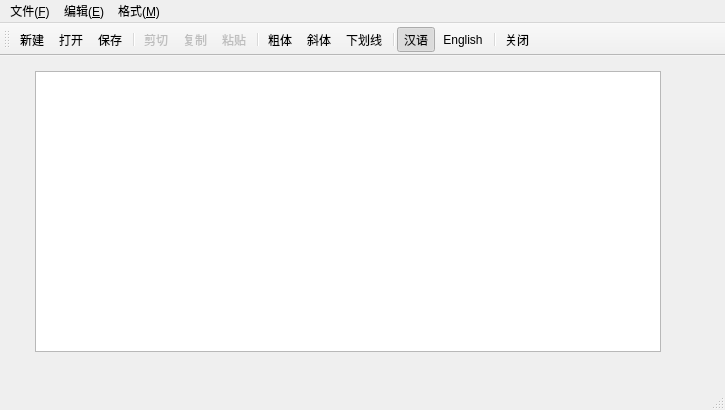
<?xml version="1.0" encoding="UTF-8"?>
<ui version="4.0">
 <class>MainWindow</class>
 <widget class="QMainWindow" name="MainWindow">
  <property name="geometry">
   <rect>
    <x>0</x>
    <y>0</y>
    <width>725</width>
    <height>410</height>
   </rect>
  </property>
  <property name="windowTitle">
   <string>Demo11_1，多语言界面</string>
  </property>
  <property name="toolButtonStyle">
   <enum>Qt::ToolButtonTextUnderIcon</enum>
  </property>
  <widget class="QWidget" name="centralWidget">
   <widget class="QPlainTextEdit" name="textEdit">
    <property name="geometry">
     <rect>
      <x>35</x>
      <y>15</y>
      <width>626</width>
      <height>281</height>
     </rect>
    </property>
    <property name="font">
     <font>
      <pointsize>12</pointsize>
     </font>
    </property>
   </widget>
  </widget>
  <widget class="QMenuBar" name="menuBar">
   <property name="geometry">
    <rect>
     <x>0</x>
     <y>0</y>
     <width>725</width>
     <height>23</height>
    </rect>
   </property>
   <widget class="QMenu" name="menu_E">
    <property name="title">
     <string>编辑(&amp;E)</string>
    </property>
    <addaction name="actEdit_Cut"/>
    <addaction name="actEdit_Copy"/>
    <addaction name="actEdit_Paste"/>
    <addaction name="separator"/>
    <addaction name="actEdit_SelectAll"/>
   </widget>
   <widget class="QMenu" name="menu_F">
    <property name="title">
     <string>格式(&amp;M)</string>
    </property>
    <widget class="QMenu" name="menu">
     <property name="title">
      <string>界面语言</string>
     </property>
     <addaction name="actLang_CN"/>
     <addaction name="actLang_EN"/>
    </widget>
    <addaction name="actFont_Bold"/>
    <addaction name="actFont_Italic"/>
    <addaction name="actFont_UnderLine"/>
    <addaction name="separator"/>
    <addaction name="actSys_ToggleText"/>
    <addaction name="menu"/>
   </widget>
   <widget class="QMenu" name="menu_F_2">
    <property name="title">
     <string>文件(&amp;F)</string>
    </property>
    <addaction name="actFile_New"/>
    <addaction name="actFile_Open"/>
    <addaction name="actFile_Save"/>
    <addaction name="separator"/>
    <addaction name="actClose"/>
   </widget>
   <addaction name="menu_F_2"/>
   <addaction name="menu_E"/>
   <addaction name="menu_F"/>
  </widget>
  <widget class="QToolBar" name="mainToolBar">
   <property name="toolButtonStyle">
    <enum>Qt::ToolButtonTextUnderIcon</enum>
   </property>
   <attribute name="toolBarArea">
    <enum>TopToolBarArea</enum>
   </attribute>
   <attribute name="toolBarBreak">
    <bool>false</bool>
   </attribute>
   <addaction name="actFile_New"/>
   <addaction name="actFile_Open"/>
   <addaction name="actFile_Save"/>
   <addaction name="separator"/>
   <addaction name="actEdit_Cut"/>
   <addaction name="actEdit_Copy"/>
   <addaction name="actEdit_Paste"/>
   <addaction name="separator"/>
   <addaction name="actFont_Bold"/>
   <addaction name="actFont_Italic"/>
   <addaction name="actFont_UnderLine"/>
   <addaction name="separator"/>
   <addaction name="actLang_CN"/>
   <addaction name="actLang_EN"/>
   <addaction name="separator"/>
   <addaction name="actClose"/>
  </widget>
  <widget class="QStatusBar" name="statusBar"/>
  <action name="actEdit_Cut">
   <property name="enabled">
    <bool>false</bool>
   </property>
   <property name="icon">
    <iconset resource="res.qrc">
     <normaloff>:/icons/images/200.bmp</normaloff>:/icons/images/200.bmp</iconset>
   </property>
   <property name="text">
    <string>剪切</string>
   </property>
   <property name="toolTip">
    <string>剪切到粘贴板</string>
   </property>
   <property name="shortcut">
    <string>Ctrl+X</string>
   </property>
  </action>
  <action name="actEdit_Copy">
   <property name="enabled">
    <bool>false</bool>
   </property>
   <property name="icon">
    <iconset resource="res.qrc">
     <normaloff>:/icons/images/202.bmp</normaloff>:/icons/images/202.bmp</iconset>
   </property>
   <property name="text">
    <string>复制</string>
   </property>
   <property name="toolTip">
    <string>复制到粘贴板</string>
   </property>
   <property name="shortcut">
    <string>Ctrl+C</string>
   </property>
  </action>
  <action name="actEdit_Paste">
   <property name="enabled">
    <bool>false</bool>
   </property>
   <property name="icon">
    <iconset resource="res.qrc">
     <normaloff>:/icons/images/204.bmp</normaloff>:/icons/images/204.bmp</iconset>
   </property>
   <property name="text">
    <string>粘贴</string>
   </property>
   <property name="toolTip">
    <string>从粘贴板粘贴</string>
   </property>
   <property name="shortcut">
    <string>Ctrl+V</string>
   </property>
  </action>
  <action name="actFont_Bold">
   <property name="checkable">
    <bool>true</bool>
   </property>
   <property name="icon">
    <iconset resource="res.qrc">
     <normaloff>:/icons/images/500.bmp</normaloff>:/icons/images/500.bmp</iconset>
   </property>
   <property name="text">
    <string>粗体</string>
   </property>
   <property name="toolTip">
    <string>粗体</string>
   </property>
  </action>
  <action name="actFont_Italic">
   <property name="checkable">
    <bool>true</bool>
   </property>
   <property name="icon">
    <iconset resource="res.qrc">
     <normaloff>:/icons/images/502.bmp</normaloff>:/icons/images/502.bmp</iconset>
   </property>
   <property name="text">
    <string>斜体</string>
   </property>
   <property name="toolTip">
    <string>斜体</string>
   </property>
  </action>
  <action name="actFont_UnderLine">
   <property name="checkable">
    <bool>true</bool>
   </property>
   <property name="icon">
    <iconset resource="res.qrc">
     <normaloff>:/icons/images/504.bmp</normaloff>:/icons/images/504.bmp</iconset>
   </property>
   <property name="text">
    <string>下划线</string>
   </property>
   <property name="toolTip">
    <string>下划线</string>
   </property>
  </action>
  <action name="actClose">
   <property name="icon">
    <iconset resource="res.qrc">
     <normaloff>:/icons/images/132.bmp</normaloff>:/icons/images/132.bmp</iconset>
   </property>
   <property name="text">
    <string>关闭</string>
   </property>
   <property name="toolTip">
    <string>关闭本窗口</string>
   </property>
  </action>
  <action name="actSys_ToggleText">
   <property name="checkable">
    <bool>true</bool>
   </property>
   <property name="checked">
    <bool>true</bool>
   </property>
   <property name="text">
    <string>显示按钮文字</string>
   </property>
   <property name="toolTip">
    <string>显示工具栏按钮文字</string>
   </property>
  </action>
  <action name="actEdit_SelectAll">
   <property name="text">
    <string>全选</string>
   </property>
   <property name="toolTip">
    <string>全选</string>
   </property>
   <property name="shortcut">
    <string>Ctrl+A</string>
   </property>
  </action>
  <action name="actFile_New">
   <property name="icon">
    <iconset resource="res.qrc">
     <normaloff>:/icons/images/100.bmp</normaloff>:/icons/images/100.bmp</iconset>
   </property>
   <property name="text">
    <string>新建</string>
   </property>
   <property name="toolTip">
    <string>新建文件</string>
   </property>
   <property name="shortcut">
    <string>Ctrl+N</string>
   </property>
  </action>
  <action name="actFile_Open">
   <property name="icon">
    <iconset resource="res.qrc">
     <normaloff>:/icons/images/122.bmp</normaloff>:/icons/images/122.bmp</iconset>
   </property>
   <property name="text">
    <string>打开...</string>
   </property>
   <property name="toolTip">
    <string>打开文件</string>
   </property>
   <property name="shortcut">
    <string>Ctrl+O</string>
   </property>
  </action>
  <action name="actFile_Save">
   <property name="icon">
    <iconset resource="res.qrc">
     <normaloff>:/icons/images/104.bmp</normaloff>:/icons/images/104.bmp</iconset>
   </property>
   <property name="text">
    <string>保存</string>
   </property>
   <property name="toolTip">
    <string>保存修改</string>
   </property>
   <property name="shortcut">
    <string>Ctrl+S</string>
   </property>
  </action>
  <action name="actLang_CN">
   <property name="checkable">
    <bool>true</bool>
   </property>
   <property name="checked">
    <bool>true</bool>
   </property>
   <property name="icon">
    <iconset resource="res.qrc">
     <normaloff>:/icons/images/CN.jpg</normaloff>:/icons/images/CN.jpg</iconset>
   </property>
   <property name="text">
    <string>汉语</string>
   </property>
   <property name="toolTip">
    <string>汉语界面</string>
   </property>
  </action>
  <action name="actLang_EN">
   <property name="checkable">
    <bool>true</bool>
   </property>
   <property name="checked">
    <bool>false</bool>
   </property>
   <property name="icon">
    <iconset resource="res.qrc">
     <normaloff>:/icons/images/timg2.jpg</normaloff>:/icons/images/timg2.jpg</iconset>
   </property>
   <property name="text">
    <string>English</string>
   </property>
   <property name="toolTip">
    <string>English interface</string>
   </property>
  </action>
 </widget>
 <layoutdefault spacing="6" margin="11"/>
 <resources>
  <include location="res.qrc"/>
 </resources>
 <connections>
  <connection>
   <sender>actEdit_Cut</sender>
   <signal>triggered()</signal>
   <receiver>textEdit</receiver>
   <slot>cut()</slot>
   <hints>
    <hint type="sourcelabel">
     <x>-1</x>
     <y>-1</y>
    </hint>
    <hint type="destinationlabel">
     <x>308</x>
     <y>228</y>
    </hint>
   </hints>
  </connection>
  <connection>
   <sender>actEdit_Copy</sender>
   <signal>triggered()</signal>
   <receiver>textEdit</receiver>
   <slot>copy()</slot>
   <hints>
    <hint type="sourcelabel">
     <x>-1</x>
     <y>-1</y>
    </hint>
    <hint type="destinationlabel">
     <x>308</x>
     <y>228</y>
    </hint>
   </hints>
  </connection>
  <connection>
   <sender>actEdit_Paste</sender>
   <signal>triggered()</signal>
   <receiver>textEdit</receiver>
   <slot>paste()</slot>
   <hints>
    <hint type="sourcelabel">
     <x>-1</x>
     <y>-1</y>
    </hint>
    <hint type="destinationlabel">
     <x>308</x>
     <y>228</y>
    </hint>
   </hints>
  </connection>
  <connection>
   <sender>actEdit_SelectAll</sender>
   <signal>triggered()</signal>
   <receiver>textEdit</receiver>
   <slot>selectAll()</slot>
   <hints>
    <hint type="sourcelabel">
     <x>-1</x>
     <y>-1</y>
    </hint>
    <hint type="destinationlabel">
     <x>319</x>
     <y>238</y>
    </hint>
   </hints>
  </connection>
  <connection>
   <sender>actClose</sender>
   <signal>triggered()</signal>
   <receiver>MainWindow</receiver>
   <slot>close()</slot>
   <hints>
    <hint type="sourcelabel">
     <x>-1</x>
     <y>-1</y>
    </hint>
    <hint type="destinationlabel">
     <x>335</x>
     <y>224</y>
    </hint>
   </hints>
  </connection>
 </connections>
</ui>
